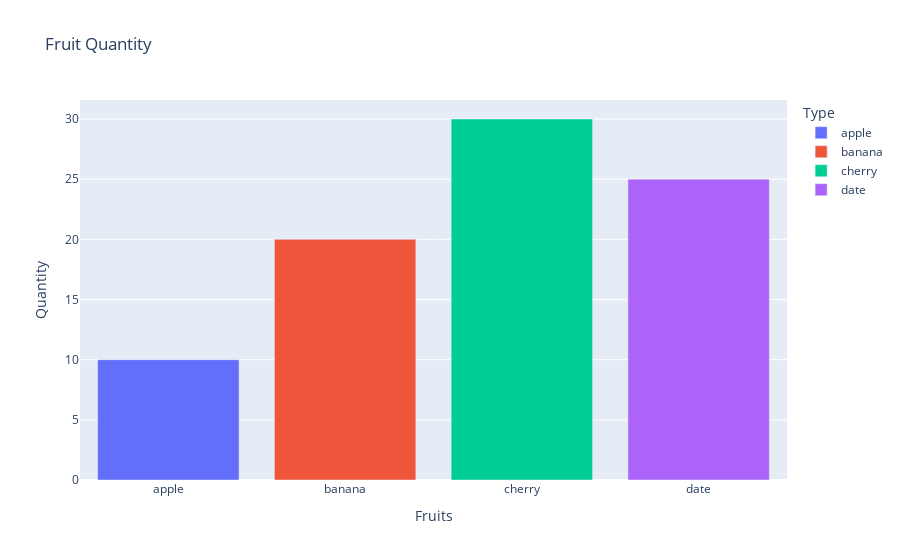

Here is the notebook cell this chart was saved with:
### Markdown cell above
# Adding Labels, Titles, and Legends to the Bar Chart

### Code cell
fig.update_layout(
    title='Fruit Quantity', 
    xaxis_title='Fruits', 
    yaxis_title='Quantity', 
    legend_title='Type'
)
fig.show()

### Figure 1 — Plotly figure (JSON) as saved in the notebook; plotly's stock layout.template omitted (floating-point values rounded to 4 significant figures)
{"data": [{"alignmentgroup": "True", "hovertemplate": "fruits=%{x}<br>quantity=%{y}<extra></extra>", "legendgroup": "apple", "marker": {"color": "#636efa", "pattern": {"shape": ""}}, "name": "apple", "offsetgroup": "apple", "orientation": "v", "showlegend": true, "textposition": "auto", "type": "bar", "x": ["apple"], "xaxis": "x", "y": [10], "yaxis": "y"}, {"alignmentgroup": "True", "hovertemplate": "fruits=%{x}<br>quantity=%{y}<extra></extra>", "legendgroup": "banana", "marker": {"color": "#EF553B", "pattern": {"shape": ""}}, "name": "banana", "offsetgroup": "banana", "orientation": "v", "showlegend": true, "textposition": "auto", "type": "bar", "x": ["banana"], "xaxis": "x", "y": [20], "yaxis": "y"}, {"alignmentgroup": "True", "hovertemplate": "fruits=%{x}<br>quantity=%{y}<extra></extra>", "legendgroup": "cherry", "marker": {"color": "#00cc96", "pattern": {"shape": ""}}, "name": "cherry", "offsetgroup": "cherry", "orientation": "v", "showlegend": true, "textposition": "auto", "type": "bar", "x": ["cherry"], "xaxis": "x", "y": [30], "yaxis": "y"}, {"alignmentgroup": "True", "hovertemplate": "fruits=%{x}<br>quantity=%{y}<extra></extra>", "legendgroup": "date", "marker": {"color": "#ab63fa", "pattern": {"shape": ""}}, "name": "date", "offsetgroup": "date", "orientation": "v", "showlegend": true, "textposition": "auto", "type": "bar", "x": ["date"], "xaxis": "x", "y": [25], "yaxis": "y"}], "layout": {"barmode": "relative", "legend": {"title": {"text": "Type"}, "tracegroupgap": 0}, "title": {"text": "Fruit Quantity"}, "xaxis": {"anchor": "y", "categoryarray": ["apple", "banana", "cherry", "date"], "categoryorder": "array", "domain": [0, 1], "title": {"text": "Fruits"}}, "yaxis": {"anchor": "x", "domain": [0, 1], "title": {"text": "Quantity"}}}}
